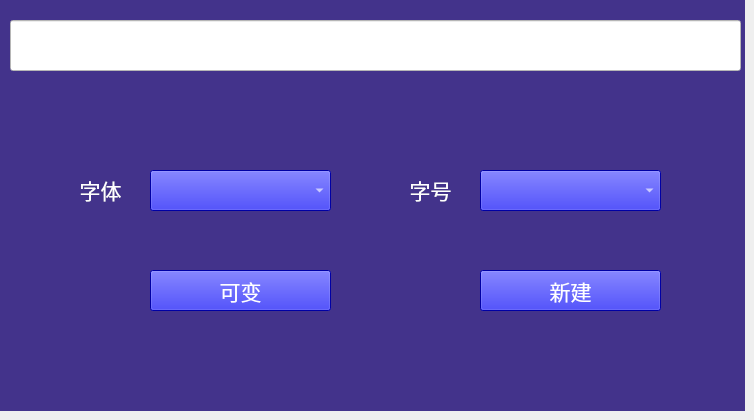
   <widget class="QWidget" name="textTab">
    <attribute name="title">
     <string>文字</string>
    </attribute>
    <widget class="lineedit_click" name="wordLineEdit">
     <property name="geometry">
      <rect>
       <x>10</x>
       <y>20</y>
       <width>731</width>
       <height>51</height>
      </rect>
     </property>
     <property name="font">
      <font>
       <family>楷体</family>
       <pointsize>16</pointsize>
      </font>
     </property>
     <property name="styleSheet">
      <string notr="true">background-color: rgb(255, 255, 255);</string>
     </property>
    </widget>
    <widget class="QLabel" name="fontTypeTextLab">
     <property name="geometry">
      <rect>
       <x>50</x>
       <y>170</y>
       <width>101</width>
       <height>41</height>
      </rect>
     </property>
     <property name="minimumSize">
      <size>
       <width>101</width>
       <height>41</height>
      </size>
     </property>
     <property name="font">
      <font>
       <family>楷体</family>
       <pointsize>16</pointsize>
      </font>
     </property>
     <property name="styleSheet">
      <string notr="true">color: rgb(255, 255, 255);
background-color: rgb(67,51, 139);</string>
     </property>
     <property name="text">
      <string>&lt;html&gt;&lt;head/&gt;&lt;body&gt;&lt;p&gt;&lt;span style=&quot; color:#ffffff;&quot;&gt;字体&lt;/span&gt;&lt;/p&gt;&lt;/body&gt;&lt;/html&gt;</string>
     </property>
     <property name="alignment">
      <set>Qt::AlignCenter</set>
     </property>
    </widget>
    <widget class="QLabel" name="fontSizeTextLab">
     <property name="geometry">
      <rect>
       <x>380</x>
       <y>170</y>
       <width>101</width>
       <height>41</height>
      </rect>
     </property>
     <property name="minimumSize">
      <size>
       <width>101</width>
       <height>41</height>
      </size>
     </property>
     <property name="font">
      <font>
       <family>楷体</family>
       <pointsize>16</pointsize>
      </font>
     </property>
     <property name="styleSheet">
      <string notr="true">color: rgb(255, 255, 255);
background-color: rgb(67,51, 139);</string>
     </property>
     <property name="text">
      <string>&lt;html&gt;&lt;head/&gt;&lt;body&gt;&lt;p&gt;&lt;span style=&quot; color:#ffffff;&quot;&gt;字号&lt;/span&gt;&lt;/p&gt;&lt;/body&gt;&lt;/html&gt;</string>
     </property>
     <property name="alignment">
      <set>Qt::AlignCenter</set>
     </property>
    </widget>
    <widget class="QComboBox" name="fontTypeTextComBox">
     <property name="geometry">
      <rect>
       <x>150</x>
       <y>170</y>
       <width>181</width>
       <height>41</height>
      </rect>
     </property>
     <property name="font">
      <font>
       <family>宋体</family>
       <pointsize>14</pointsize>
      </font>
     </property>
     <property name="styleSheet">
      <string notr="true">color: rgb(255, 255, 255);
background-color: rgb(0, 0, 230);</string>
     </property>
    </widget>
    <widget class="QComboBox" name="fontSizeTextComBox">
     <property name="geometry">
      <rect>
       <x>480</x>
       <y>170</y>
       <width>181</width>
       <height>41</height>
      </rect>
     </property>
     <property name="font">
      <font>
       <family>宋体</family>
       <pointsize>14</pointsize>
      </font>
     </property>
     <property name="styleSheet">
      <string notr="true">color: rgb(255, 255, 255);
background-color: rgb(0, 0, 230);</string>
     </property>
    </widget>
    <widget class="QPushButton" name="variableTextBut">
     <property name="geometry">
      <rect>
       <x>150</x>
       <y>270</y>
       <width>181</width>
       <height>41</height>
      </rect>
     </property>
     <property name="font">
      <font>
       <family>楷体</family>
       <pointsize>16</pointsize>
      </font>
     </property>
     <property name="styleSheet">
      <string notr="true">color: rgb(255, 255, 255);
background-color: rgb(0, 0, 230);</string>
     </property>
     <property name="text">
      <string>可变</string>
     </property>
    </widget>
    <widget class="QPushButton" name="newTextBut">
     <property name="geometry">
      <rect>
       <x>480</x>
       <y>270</y>
       <width>181</width>
       <height>41</height>
      </rect>
     </property>
     <property name="font">
      <font>
       <family>楷体</family>
       <pointsize>16</pointsize>
      </font>
     </property>
     <property name="styleSheet">
      <string notr="true">color: rgb(255, 255, 255);
background-color: rgb(0, 0, 230);</string>
     </property>
     <property name="text">
      <string>新建</string>
     </property>
    </widget>
    <widget class="QLabel" name="fontBGlLbel">
     <property name="geometry">
      <rect>
       <x>0</x>
       <y>0</y>
       <width>745</width>
       <height>411</height>
      </rect>
     </property>
     <property name="styleSheet">
      <string notr="true">background-color: rgb(67,51, 139);</string>
     </property>
     <property name="text">
      <string/>
     </property>
    </widget>
    <zorder>fontBGlLbel</zorder>
    <zorder>wordLineEdit</zorder>
    <zorder>fontTypeTextLab</zorder>
    <zorder>fontSizeTextLab</zorder>
    <zorder>fontTypeTextComBox</zorder>
    <zorder>fontSizeTextComBox</zorder>
    <zorder>variableTextBut</zorder>
    <zorder>newTextBut</zorder>
   </widget>
